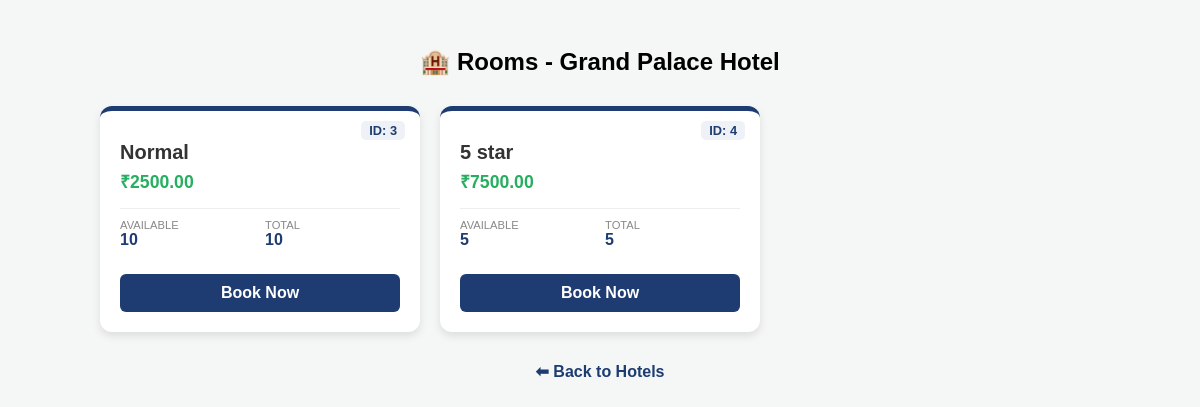
The page /hotel/2/rooms/ on the database as committed earlier.
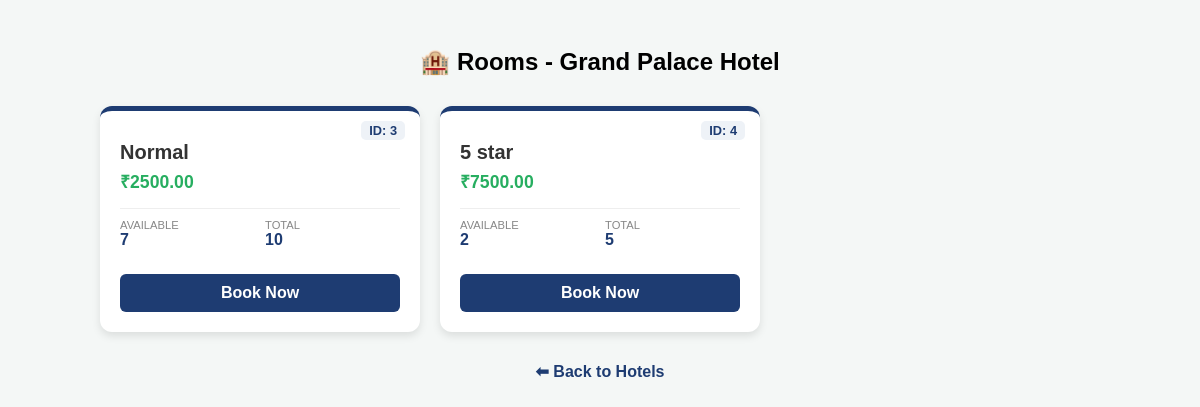
The same page on the database as committed later.
### stayhub/models.py (models this page shows, shortened)
class Room(models.Model):
     ROOM_CHOICES = (
        ('Normal', 'Normal'),
        ('2 star', '2 star'),
        ('5 star', '5 star'),
        ('delux', 'delux'),
    )
     hotel =models.ForeignKey(Hotel,on_delete=models.CASCADE,related_name='rooms')
     room_type = models.CharField(max_length=100, choices=ROOM_CHOICES , default='Normal')
     price = models.DecimalField(max_digits=10,decimal_places=2)
     total_rooms=models.IntegerField(default=0)
     available_rooms=models.IntegerField(default=0)
     is_available = models.BooleanField(default=True)

### stayhub/views.py (the view)
# urls.py: path('hotel/<int:pk>/rooms/', hotel_rooms_view, name='hotel_rooms'),
def hotel_rooms_view(request, pk):
    hotel = get_object_or_404(Hotel, pk=pk)
    rooms = hotel.rooms.all()
    return render(request, 'hotel_rooms.html', {
        'hotel': hotel,
        'rooms': rooms
    })

### templates/hotel_rooms.html (shortened to what this page needs)
<!DOCTYPE html>
<html>
<head>
</head>
<body>
<h2 style="text-align:center;">🏨 Rooms - {{ hotel.name }}</h2>
<div class="room-container">
    {% for room in rooms %}
    <div class="room-card">
        <div>
            <span class="room-id">ID: {{ room.id }}</span>
            <div class="room-type">{{ room.room_type }}</div>
            <div class="price-tag">₹{{ room.price }}</div>
            <div class="stats-grid">
                <div class="stat-box">
                    <span class="label">Available</span>
                    <span class="value">{{ room.available_rooms }}</span>
                </div>
                <div class="stat-box">
                    <span class="label">Total</span>
                    <span class="value">{{ room.total_rooms }}</span>
                </div>
            </div>
        </div>
     <a href="{% url 'process_booking' room.id %}" class="book-btn">Book Now</a>
    </div>
    {% empty %}
    <p style="text-align:center; width: 100%;">No Rooms Available</p>
    {% endfor %}
</div>
<div style="text-align:center; margin-top: 20px;">
    <a href="{% url 'hotel_list' %}" style="color: #1e3c72; text-decoration: none; font-weight: bold;">⬅ Back to Hotels</a>
</div>
</body>
</html>

Rows that differ between the two databases and show on the page:
changed Room "Normal": available_rooms "10" → "7"
changed Room "5 star": available_rooms "5" → "2"
